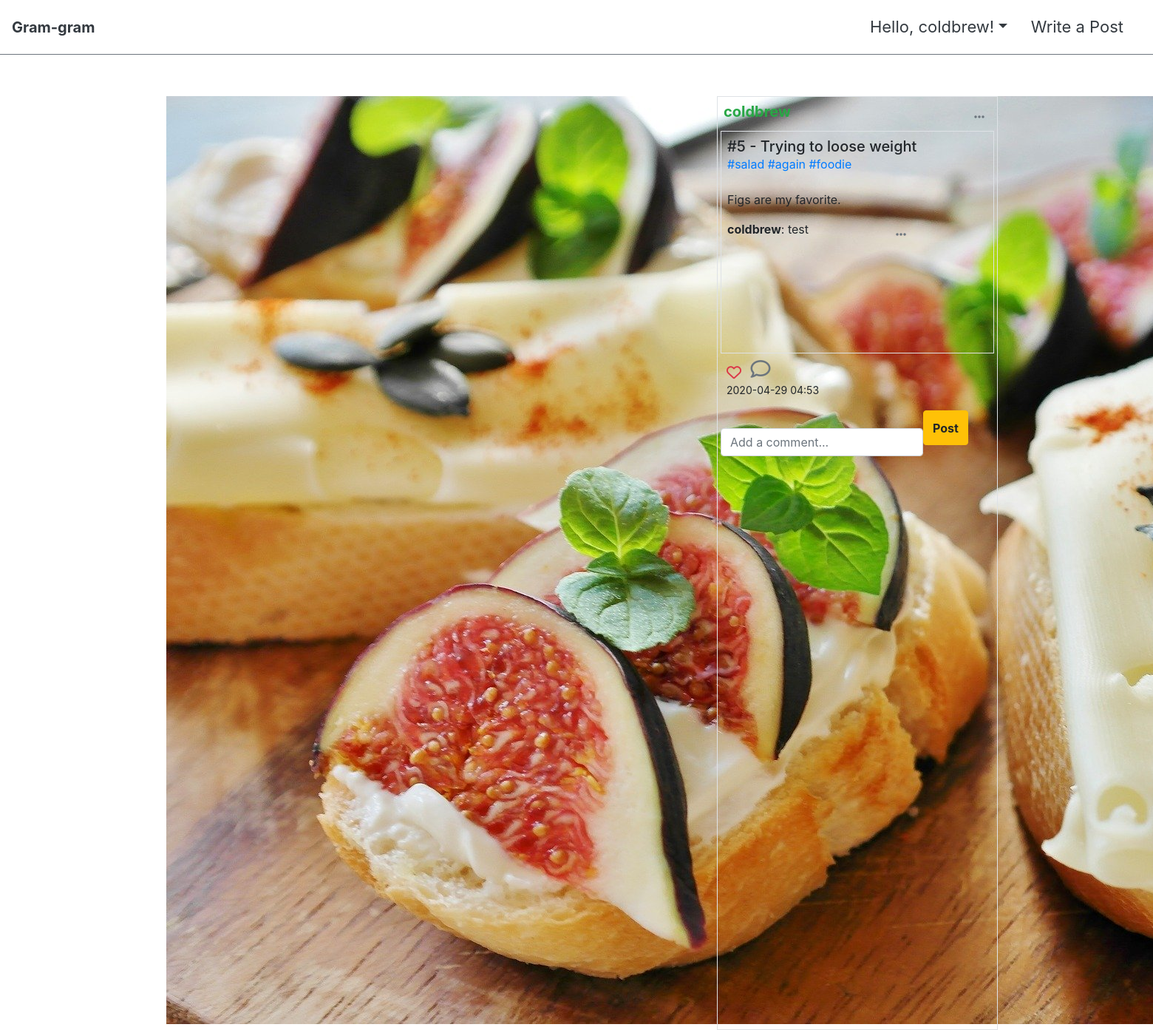
Screenshot of /articles/5/ (signed in) with the database file from the repository.
### accounts/models.py (models this page shows)
class User(AbstractUser):
    followers = models.ManyToManyField(settings.AUTH_USER_MODEL, related_name='followings')

### articles/models.py (models this page shows, shortened)
class Article(models.Model):
    title = models.CharField(max_length=100)
    content = models.TextField()
    image = models.ImageField(blank=True)
    image_thumbnail = ImageSpecField(source='image',
                                      processors=[ResizeToFit(700, 700)],
                                      format='JPEG',
                                      options={'quality': 60})
    created_at = models.DateTimeField(auto_now_add=True)
    updated_at = models.DateTimeField(auto_now=True)
    user = models.ForeignKey(settings.AUTH_USER_MODEL, on_delete=models.CASCADE)
    liked_users = models.ManyToManyField(settings.AUTH_USER_MODEL, related_name='liked_articles')
    tags = models.ManyToManyField('Hashtag', blank=True)
    class Meta:
        ordering = ['-created_at']

class Hashtag(models.Model):
    name = models.CharField(max_length=100, unique=True)

class Comment(models.Model):
    content = models.TextField()
    article = models.ForeignKey(Article, on_delete=models.CASCADE, related_name='comments')
    user = models.ForeignKey(settings.AUTH_USER_MODEL, on_delete=models.CASCADE)

### articles/views.py (the view)
# urls.py: path('<int:article_id>/', views.comments, name='comments'),
def comments(request, article_id):
    article = get_object_or_404(Article, id=article_id)
    form = CommentForm()
    context = {
        'article':article,
        'form':form,
    }
    return render(request, 'articles/comment.html', context)

### articles/forms.py
class CommentForm(forms.ModelForm):
    content = forms.CharField(
        label = '',
        widget=forms.TextInput(
            attrs={
                'row':2,
                'col':10,
                'placeholder':'Add a comment...',
                'class':'form-control',
            }
        )
    )
    class Meta:
        model = Comment
        fields = ['content']

### articles/templatetags/article_extras.py (called while the page is built)
@register.filter
def add_link(value):
    content = value.content
    tags = value.tags.all()
    for tag in tags:
        content = re.sub(r'\#'+tag.name+r'\b', '<a href="/articles/explore/'+tag.name+'/">#'+tag.name+'</a>', content)
    return content

### articles/templates/articles/comment.html (shortened to what this page needs)
{% extends 'base.html' %}
{% load bootstrap4 %}
{% load article_extras %}
{% load mathfilters %}
{% block content %}
<div class="row" >
    <div class="col-8">
        <img src="{{article.image_thumbnail.url}}" class="d-block m-auto pb-2"/>
    </div>
    <div class="col-4 border p-1">
        <div class="border-bottom d-flex justify-content-between pl-1 pt-1">
            <h5><a href="{% url 'profile' article.user.username %}" class="text-success"><strong>{{ article.user.username }}</strong></a> </h5>
            {% if user.username == article.user.username %}
            <div class="btn-group dropright">
            <button class="btn shadow-none" type="button" id="dropdownMenuButton" data-toggle="dropdown" aria-haspopup="true" aria-expanded="false">
                <i class='fas fa-ellipsis-h text-secondary'></i>
            </button>
            </div>
            {% endif %}
        </div>
        <div class="border-left border-right border-bottom pl-2 pt-2"style="height: 300px; overflow-y: auto">
            <h5 class="card-title m-0">#{{article.pk}} - {{article.title}}</h5>
            <p>{{article|add_link|safe|linebreaksbr}}</p>
            {% for comment in article.comments.all %}
                <div class="d-flex justify-content-between m-0">
                    <p class="mb-0 p-0"><strong>{{comment.user}}</strong>:   {{ comment.content }}</p>
                    {% if comment.user.username == user.username %}
                    <div>
                        {% if user.username == article.user.username %}
                            <div class="btn-group dropright">
                            <button class="btn shadow-none" type="button" id="dropdownMenuButton" data-toggle="dropdown" aria-haspopup="true" aria-expanded="false">
                                <i class='fas fa-ellipsis-h text-secondary'></i>
                            </button>
                            </div>
                        {% endif %}
                    </div>
                    {% endif %}
                </div>
                {% empty %}
                <p>There is no comment.</p>
            {% endfor %}
        </div>
        <div class="d-block w-100 pt-2 pl-2" >
            <div >
                <span>{% include 'articles/like.html'%}</span>
                <span><a href="{% url 'articles:comments' article.pk %}"><i class="far fa-comment text-secondary" style='font-size:27px'></i></a></span>
            </div>
            <p class="mt-0"><small>{{ article.created_at|date:'Y-m-d H:i' }}</small></p>
        </div>
        <div>
            <form action="{% url 'articles:comment_create' article.pk %}" method="POST" enctype="multipart/form-data" class="d-flex">
                {% bootstrap_form form%}
                <button class="btn btn-warning py-0" style="height: 47px;"><strong>Post</strong></button>
            </form>
        </div>
    </div>
</div>
{% endblock %}

### templates/_nav.html (shortened to what this page needs)
<nav class="navbar navbar-expand-md navbar-light bg-white border border-left-0 border-right-0 border-top-0 border-secondary fixed-top py-1 mb-5" >
  <a class="navbar-brand" href="{% url 'root' %}"><strong class="text-dark">Gram-gram</strong></a>
  <div class="collapse navbar-collapse " id="navbarTogglerDemo03">
    <ul class="navbar-nav ml-auto mt-2 mt-md-0 p-2">
     {% if user.is_authenticated %}
      <li class="nav-item dropdown mx-2">
        <a class="nav-link dropdown-toggle text-dark" href="#" id="navbarDropdownMenuLink" data-toggle="dropdown" aria-haspopup="true" aria-expanded="false" style='font-size:22px;'>Hello, {{user.username}}!</a>
      </li>
       <li class="nav-item mx-2">
        <a class="nav-link text-dark" href="{% url 'articles:create' %}" style='font-size:22px;'>Write a Post </a>
      </li>
      {% endif %}
    </ul>
    </div>
</nav>
<div style="height: 130px;"></div>

### rows the page displays
User: username "coldbrew"
Article: image_thumbnail (picture), user.username "coldbrew", pk "5", title "Trying to loose weight", content+id "#salad #again #foodie Figs are my favorite.", created_at "2020-04-29 04:53"
Comment: user "coldbrew", content "test"
